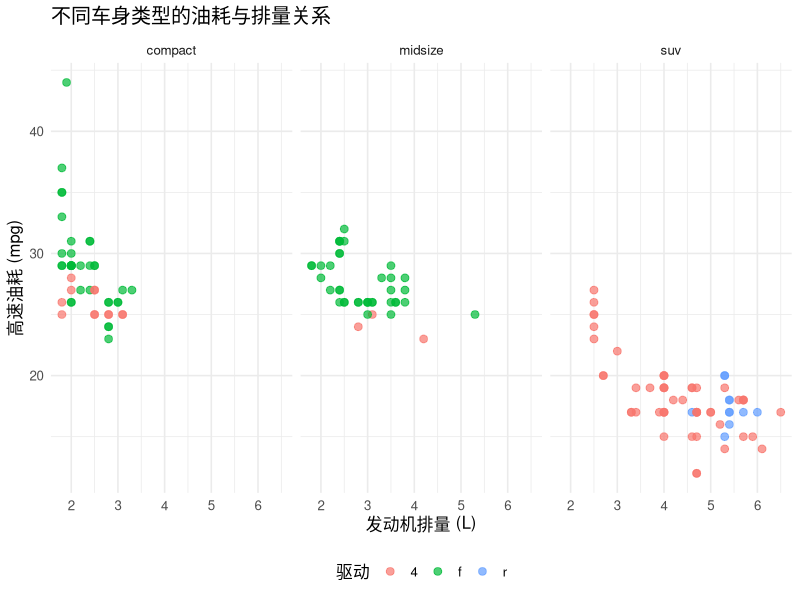
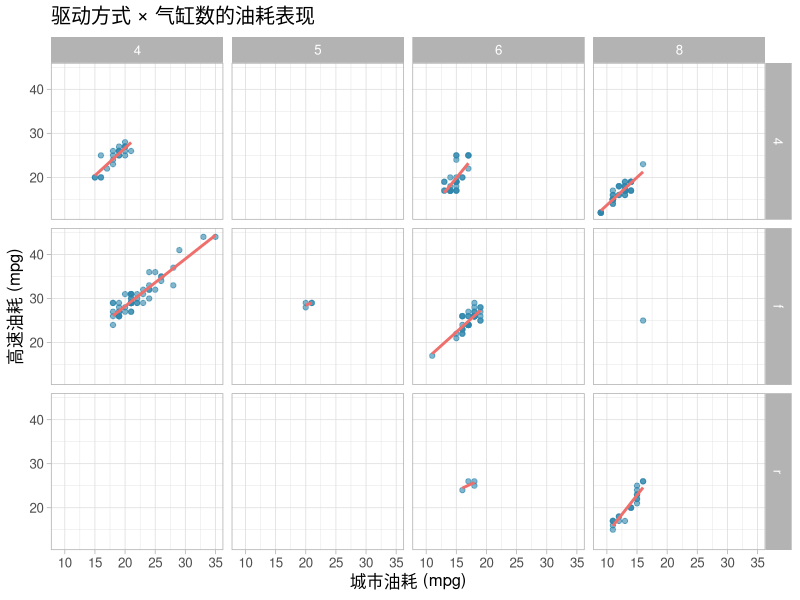
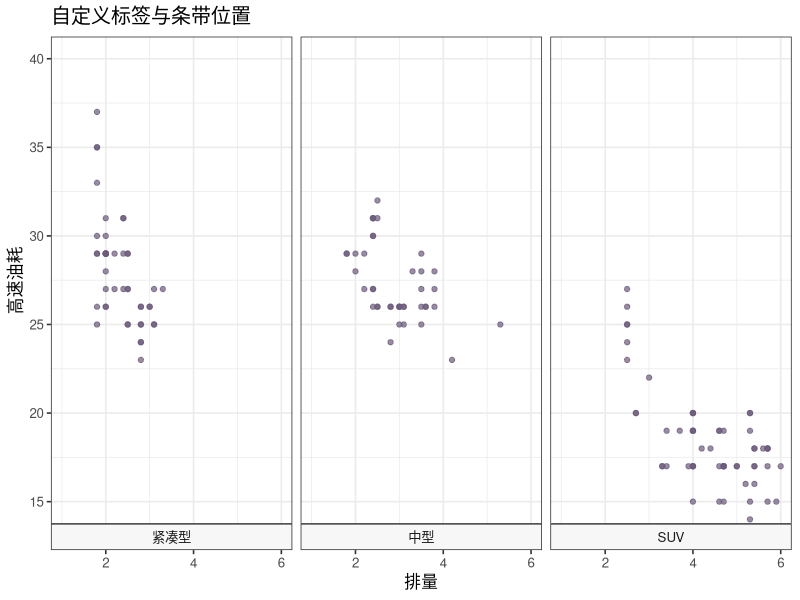

The R source for these figures, in order:
## ---- chunk 1
library(ggplot2)
library(dplyr)

mpg_filtered <- mpg |>
  filter(class %in% c("compact", "midsize", "suv"))

ggplot(mpg_filtered, aes(x = displ, y = hwy, color = drv)) +
  geom_point(alpha = 0.7, size = 2.3) +
  facet_wrap(~ class, ncol = 3) +
  labs(
    title = "不同车身类型的油耗与排量关系",
    x = "发动机排量 (L)",
    y = "高速油耗 (mpg)",
    color = "驱动"
  ) +
  theme_minimal(base_size = 12) +
  theme(legend.position = "bottom")
## ---- chunk 2
ggplot(mpg, aes(x = cty, y = hwy)) +
  geom_point(alpha = 0.6, color = "#2E86AB") +
  geom_smooth(method = "lm", se = FALSE, color = "#EF6F6C") +
  facet_grid(rows = vars(drv), cols = vars(cyl)) +
  labs(
    title = "驱动方式 × 气缸数的油耗表现",
    x = "城市油耗 (mpg)",
    y = "高速油耗 (mpg)"
  ) +
  theme_light(base_size = 12)
## ---- chunk 3
class_labels <- c(
  compact = "紧凑型",
  midsize = "中型",
  suv = "SUV"
)

ggplot(mpg_filtered, aes(x = displ, y = hwy)) +
  geom_point(color = "#6C5B7B", alpha = 0.7) +
  facet_wrap(
    ~ class,
    labeller = as_labeller(class_labels),
    strip.position = "bottom"
  ) +
  scale_x_continuous(limits = c(1, 6)) +
  coord_cartesian(ylim = c(15, 40)) +
  labs(
    title = "自定义标签与条带位置",
    x = "排量",
    y = "高速油耗"
  ) +
  theme_bw(base_size = 12) +
  theme(strip.background = element_rect(fill = "#F7F7F7"))
